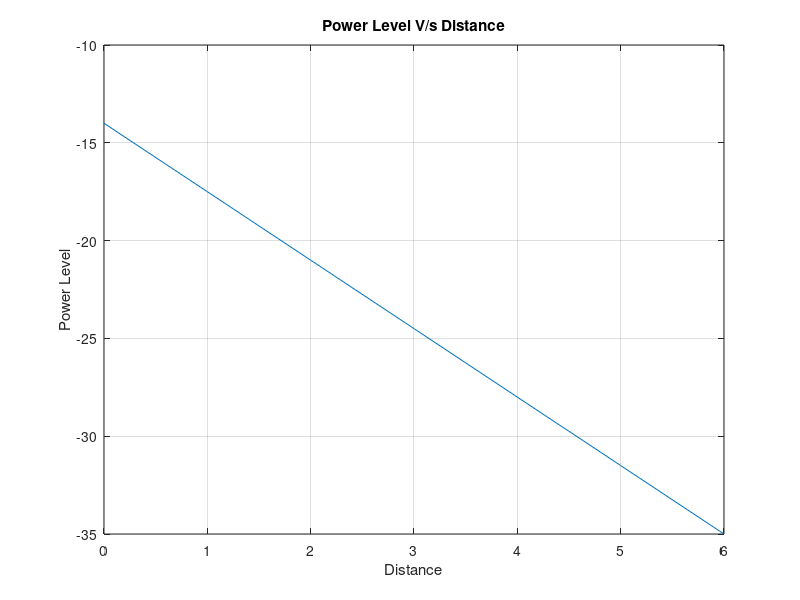

This figure's MATLAB source:
% RX sensitivity=-42 db/m TX power=50um
%Ploss=2*lc+alpha*L+SM(6db); lc(end connector loss = 1 db)
%attenuation constant of fiber(alpha)=3.5 db/km
Pt=ceil(20*log(0.5))
Pr=(-42)
Pl=(Pt-Pr)
lc= 1;
Sm=6;
alphaf=3.5;
L=(Pl-2*lc-Sm)/alphaf
L=[0 1 2 3 4 5 6]
for i=1:length(L)
    p_level(i)=-14-(3.5*L(i));
end
plot(L,p_level)
grid on
title('Power Level V/s Distance');
xlabel('Distance');
ylabel('Power Level');
